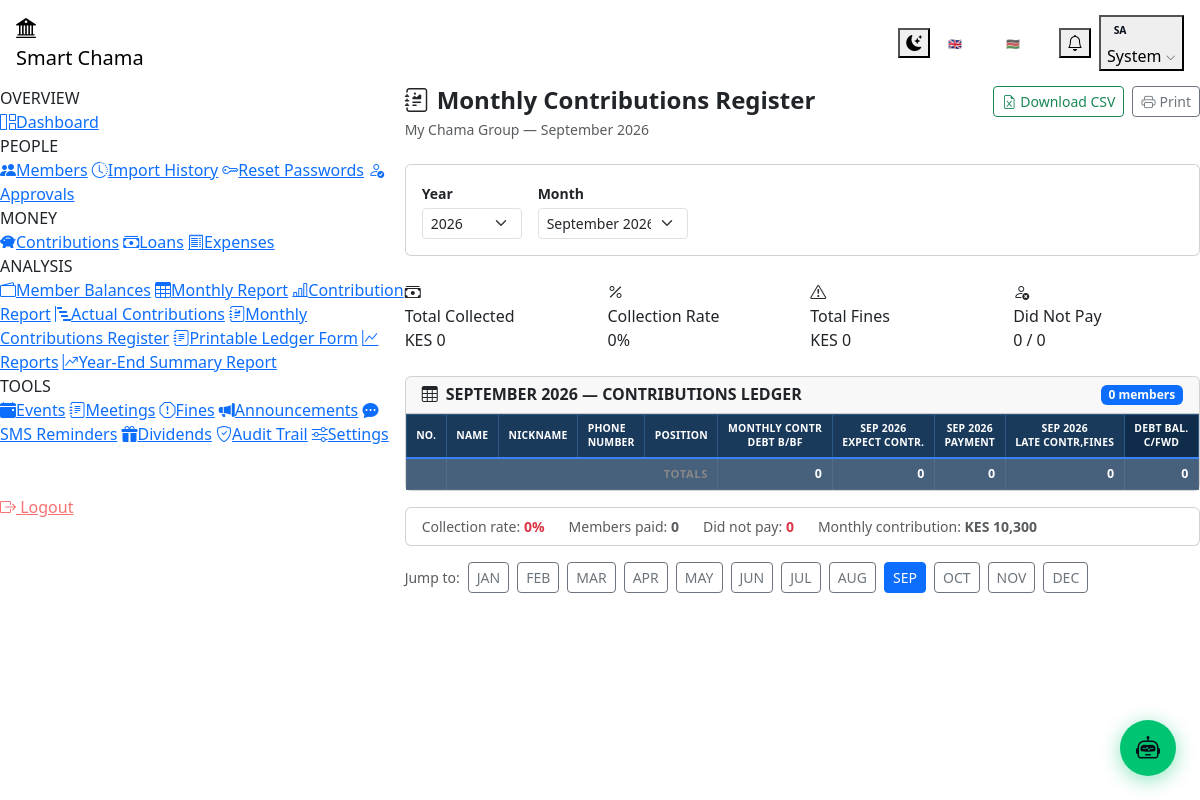
Page /admin/monthly_ledger_report.php (signed in) on the committed database.
### tables this page shows
CREATE TABLE IF NOT EXISTS users (
    id              INT UNSIGNED AUTO_INCREMENT PRIMARY KEY,
    full_name       VARCHAR(120)    NOT NULL,
    email           VARCHAR(180)    NOT NULL UNIQUE,
    phone           VARCHAR(20)     NOT NULL,
    national_id     VARCHAR(30)     DEFAULT NULL UNIQUE,
    password_hash   VARCHAR(255)    NOT NULL,
    role            ENUM('admin','member') NOT NULL DEFAULT 'member',
    status          ENUM('pending','active','suspended','rejected') NOT NULL DEFAULT 'pending',
    profile_photo   VARCHAR(255)    DEFAULT NULL,
    address         TEXT            DEFAULT NULL,
    occupation      VARCHAR(100)    DEFAULT NULL,
    next_of_kin     VARCHAR(120)    DEFAULT NULL,
    next_of_kin_phone VARCHAR(20)   DEFAULT NULL,
    membership_number VARCHAR(20)   UNIQUE DEFAULT NULL,    
    nickname        VARCHAR(60)     DEFAULT NULL,
    chama_position  VARCHAR(80)     DEFAULT NULL,           
    joined_date     DATE            DEFAULT NULL,           
    created_at      TIMESTAMP       DEFAULT CURRENT_TIMESTAMP,
    updated_at      TIMESTAMP       DEFAULT CURRENT_TIMESTAMP ON UPDATE CURRENT_TIMESTAMP,
    last_login      TIMESTAMP       NULL DEFAULT NULL,
    INDEX idx_role   (role),
    INDEX idx_status (status)
);

CREATE TABLE IF NOT EXISTS system_settings (
    setting_key     VARCHAR(80)     NOT NULL PRIMARY KEY,
    setting_value   TEXT            NOT NULL,
    description     VARCHAR(255)    DEFAULT NULL,
    updated_at      TIMESTAMP       DEFAULT CURRENT_TIMESTAMP ON UPDATE CURRENT_TIMESTAMP
);

### admin/monthly_ledger_report.php (the view, shortened to what the rows shown need)
<?php
require_once ROOT . '/includes/functions.php';
$curr       = getSetting('currency', 'KES');
$groupName  = getSetting('group_name', 'SmartChama');
$monthlyAmt = (float)getSetting('monthly_contribution', '10300');
$year     = (int)($_GET['year']  ?? date('Y'));
$selMonth = (int)($_GET['month'] ?? date('n'));
$months = [];
for ($m = 1; $m <= 12; $m++) {
    $months[] = [
        'num'   => $m,
        'ym'    => sprintf('%04d-%02d', $year, $m),
        'mo'    => sprintf('%04d-%02d-01', $year, $m),
        'label' => date('F Y', mktime(0,0,0,$m,1,$year)),
        'short' => strtoupper(date('M', mktime(0,0,0,$m,1,$year))),
    ];
}
$mo = $months[$selMonth - 1];
$totBf=0; $totEv=0; $totExp=0; $totPaid=0; $totLate=0; $totOther=0; $totCf=0;
require_once ROOT . '/includes/header.php';
?>
<div class="d-flex justify-content-between align-items-start mb-4 flex-wrap gap-3 no-print">
    <div>
        <h4 class="fw-bold mb-1"><i class="bi bi-journal-richtext me-2" style="color:var(--green)"></i><?= t('nav_ledger_report') ?></h4>
        <div class="text-muted small"><?= htmlspecialchars($groupName) ?> &mdash; <?= $mo['label'] ?></div>
    </div>
</div>
<div class="row g-3 mb-4 no-print">
    <div class="col-6 col-md-3">
        <div class="stat-card green">
            <div class="stat-icon green"><i class="bi bi-cash-stack"></i></div>
            <div class="stat-label">Total Collected</div>
            <div class="stat-value sm"><?=$curr?> <?=number_format($totPaid)?></div>
        </div>
    </div>
    <div class="col-6 col-md-3">
        <div class="stat-card red">
            <div class="stat-icon red"><i class="bi bi-exclamation-triangle"></i></div>
            <div class="stat-label">Total Fines</div>
            <div class="stat-value sm"><?=$curr?> <?=number_format($totLate+$totOther)?></div>
        </div>
    </div>
</div>
<div class="card">
    <div class="card-body p-0">
        <div class="ledger-wrap">
            <table class="ledger-table">
                <thead>
                    <tr>
                        <th class="col-no">NO.</th>
                        <th style="text-align:left">NAME</th>
                        <th style="text-align:left">NICKNAME</th>
                        <th style="text-align:left">PHONE<br>NUMBER</th>
                        <th>POSITION</th>
                        <th class="col-num">MONTHLY CONTR<br>DEBT B/BF</th>
                        <th class="col-num"><?=$mo['short'].' '.$year?><br>EXPECT CONTR.</th>
                        <th class="col-num"><?=$mo['short'].' '.$year?><br>PAYMENT</th>
                        <th class="col-num"><?=$mo['short'].' '.$year?><br>LATE CONTR,FINES</th>
                        <th class="col-num" style="background:#0f2d4a">DEBT BAL.<br>C/FWD</th>
                    </tr>
                </thead>
            </table>
        </div>
    </div>
</div>
<div class="card mt-3 no-print">
    <div class="card-body py-2 px-3 small text-muted d-flex flex-wrap gap-4">
        <span>Monthly contribution: <strong><?=$curr?> <?=number_format($monthlyAmt)?></strong></span>
    </div>
</div>
<?php require_once ROOT . '/includes/footer.php'; ?>

### includes/header.php (shortened to what the rows shown need)
<?php
require_once ROOT . '/includes/functions.php';
$user = currentUser();
$currentLang = getLang();
$initials = implode('', array_map(fn($p) => strtoupper($p[0]), array_slice(explode(' ', trim($user['full_name'])), 0, 2)));
?>
<!DOCTYPE html>
<html lang="<?= $currentLang === 'sw' ? 'sw' : 'en' ?>" data-theme="dark" id="htmlRoot">
<head>
    <link rel="stylesheet" href="https://cdn.jsdelivr.net/npm/bootstrap@5.3.2/dist/css/bootstrap.min.css">
    <link rel="stylesheet" href="https://cdn.jsdelivr.net/npm/bootstrap-icons@1.11.3/font/bootstrap-icons.min.css">
    <link rel="stylesheet" href="<?= APP_URL ?>/assets/css/dashboard.css">
</head>
<body data-app-url="<?= APP_URL ?>">
<nav class="navbar sticky-top">
    <div class="container-fluid px-3 gap-2">
        <div class="d-flex align-items-center gap-2 flex-shrink-0">
            <div class="dropdown">
                <button class="nav-btn" data-bs-toggle="dropdown" style="gap:.55rem">
                    <?php
                    $hPhoto    = $user['profile_photo'] ?? null;
                    $photoPath = $hPhoto ? ROOT . '/uploads/avatars/' . $hPhoto : null;
                    ?>
                    <?php if ($hPhoto && file_exists($photoPath ?? '')): ?>
                    <img src="<?= APP_URL ?>/uploads/avatars/<?= htmlspecialchars($hPhoto) ?>"
                         style="width:28px;height:28px;border-radius:50%;object-fit:cover;flex-shrink:0;border:2px solid var(--green)" alt="">
                    <?php else: ?>
                    <span style="width:26px;height:26px;background:linear-gradient(135deg,var(--green),#009954);border-radius:50%;display:flex;align-items:center;justify-content:center;font-size:.65rem;font-weight:700;color:#060e1a;flex-shrink:0">
                        <?= $initials ?>
                    </span>
                    <?php endif; ?>
                    <span class="d-none d-md-inline" style="max-width:120px;overflow:hidden;text-overflow:ellipsis;white-space:nowrap">
                        <?= htmlspecialchars(explode(' ', $user['full_name'])[0]) ?>
                    </span>
                    <i class="bi bi-chevron-down" style="font-size:.65rem;opacity:.6"></i>
                </button>
            </div>
        </div>
    </div>
</nav>
<div class="d-flex layout-wrap">
<main class="main-content" id="mainContent">

### rows in the picture
users: full_name "SA", full_name "System"
system_settings: setting_value "My Chama Group"
system_settings: setting_value "KES"
system_settings: setting_value "10,300"

### other values in the picture
t('nav_overview') "OVERVIEW"
t('nav_people') "PEOPLE"
t('nav_money') "MONEY"
t('nav_analysis') "ANALYSIS"
t('nav_tools') "TOOLS"
t('nav_logout') "Logout"
t('nav_ledger_report') "Monthly Contributions Register"
$mo['label'] "September 2026"
$totPaid "0"
$collRate "0"
$totLate+$totOther "0"
$defaulters "0"
count($members) "0"
$mo['label'] "SEPTEMBER 2026"
$mo['short'] "SEP"
